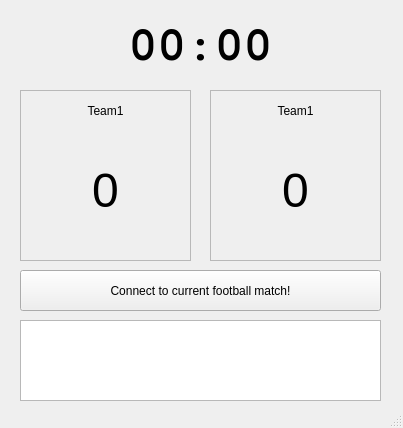
<?xml version="1.0" encoding="UTF-8"?>
<ui version="4.0">
 <class>MainWindow</class>
 <widget class="QMainWindow" name="MainWindow">
  <property name="geometry">
   <rect>
    <x>0</x>
    <y>0</y>
    <width>403</width>
    <height>428</height>
   </rect>
  </property>
  <property name="windowTitle">
   <string>Client-Scoreboard</string>
  </property>
  <widget class="QWidget" name="centralwidget">
   <widget class="QFrame" name="frame">
    <property name="geometry">
     <rect>
      <x>20</x>
      <y>90</y>
      <width>171</width>
      <height>171</height>
     </rect>
    </property>
    <property name="frameShape">
     <enum>QFrame::StyledPanel</enum>
    </property>
    <property name="frameShadow">
     <enum>QFrame::Sunken</enum>
    </property>
    <widget class="QLabel" name="Label_Score1">
     <property name="geometry">
      <rect>
       <x>0</x>
       <y>30</y>
       <width>171</width>
       <height>141</height>
      </rect>
     </property>
     <property name="font">
      <font>
       <pointsize>36</pointsize>
      </font>
     </property>
     <property name="text">
      <string>0</string>
     </property>
     <property name="alignment">
      <set>Qt::AlignCenter</set>
     </property>
    </widget>
   </widget>
   <widget class="QFrame" name="frame_2">
    <property name="geometry">
     <rect>
      <x>210</x>
      <y>90</y>
      <width>171</width>
      <height>171</height>
     </rect>
    </property>
    <property name="frameShape">
     <enum>QFrame::StyledPanel</enum>
    </property>
    <property name="frameShadow">
     <enum>QFrame::Sunken</enum>
    </property>
    <widget class="QLabel" name="Label_Score2">
     <property name="geometry">
      <rect>
       <x>0</x>
       <y>30</y>
       <width>171</width>
       <height>141</height>
      </rect>
     </property>
     <property name="font">
      <font>
       <pointsize>36</pointsize>
      </font>
     </property>
     <property name="frameShape">
      <enum>QFrame::NoFrame</enum>
     </property>
     <property name="text">
      <string>0</string>
     </property>
     <property name="alignment">
      <set>Qt::AlignCenter</set>
     </property>
    </widget>
    <widget class="QLabel" name="Label_Team2">
     <property name="geometry">
      <rect>
       <x>0</x>
       <y>0</y>
       <width>171</width>
       <height>41</height>
      </rect>
     </property>
     <property name="text">
      <string>Team1</string>
     </property>
     <property name="alignment">
      <set>Qt::AlignCenter</set>
     </property>
    </widget>
   </widget>
   <widget class="QPushButton" name="Button_Connect">
    <property name="geometry">
     <rect>
      <x>20</x>
      <y>270</y>
      <width>361</width>
      <height>41</height>
     </rect>
    </property>
    <property name="text">
     <string>Connect to current football match!</string>
    </property>
   </widget>
   <widget class="QLabel" name="Label_Team1">
    <property name="geometry">
     <rect>
      <x>20</x>
      <y>90</y>
      <width>171</width>
      <height>41</height>
     </rect>
    </property>
    <property name="text">
     <string>Team1</string>
    </property>
    <property name="alignment">
     <set>Qt::AlignCenter</set>
    </property>
   </widget>
   <widget class="QLabel" name="Label_Time">
    <property name="geometry">
     <rect>
      <x>110</x>
      <y>10</y>
      <width>181</width>
      <height>71</height>
     </rect>
    </property>
    <property name="font">
     <font>
      <family>FreeMono</family>
      <pointsize>36</pointsize>
      <weight>75</weight>
      <italic>false</italic>
      <bold>true</bold>
     </font>
    </property>
    <property name="text">
     <string>00:00</string>
    </property>
    <property name="alignment">
     <set>Qt::AlignCenter</set>
    </property>
   </widget>
   <widget class="QListWidget" name="List_Log">
    <property name="geometry">
     <rect>
      <x>20</x>
      <y>320</y>
      <width>361</width>
      <height>81</height>
     </rect>
    </property>
    <property name="autoScrollMargin">
     <number>0</number>
    </property>
   </widget>
  </widget>
  <widget class="QStatusBar" name="statusbar"/>
 </widget>
 <resources/>
 <connections/>
</ui>
